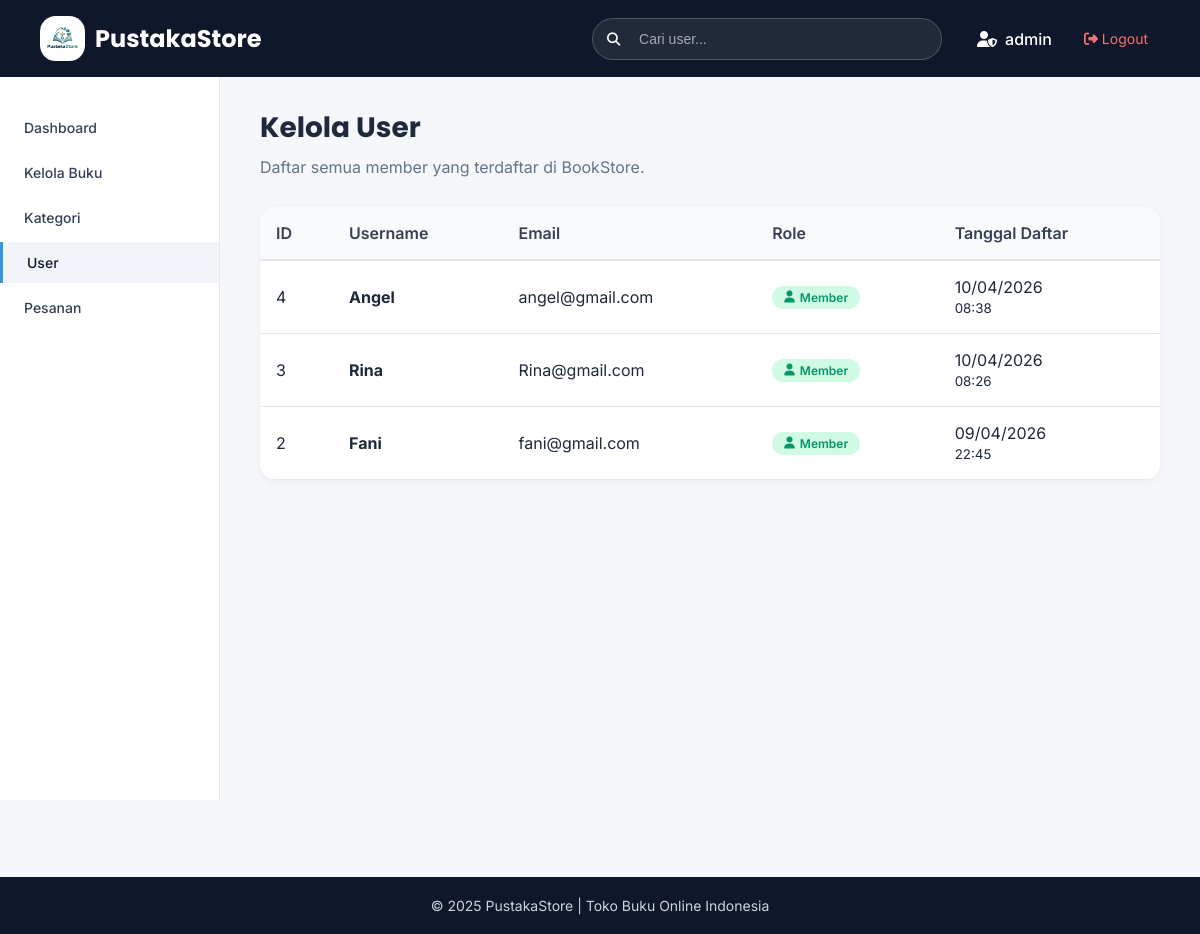
Page /admin/kelola_user.php (signed in) on the committed database.
### tables this page shows
CREATE TABLE `users` (
  `id` int(11) NOT NULL,
  `username` varchar(50) NOT NULL,
  `email` varchar(100) NOT NULL,
  `password` varchar(32) NOT NULL,
  `role` enum('admin','user') DEFAULT 'user',
  `created_at` timestamp NOT NULL DEFAULT current_timestamp(),
  `updated_at` timestamp NOT NULL DEFAULT current_timestamp() ON UPDATE current_timestamp()
);

### admin/kelola_user.php (the view, shortened to what this page needs)
<?php
include '../config/koneksi.php';
$search = isset($_GET['search']) ? mysqli_real_escape_string($koneksi, $_GET['search']) : '';
if($search) {
    $user = $koneksi->query("SELECT id, username, email, role, created_at FROM users WHERE role = 'user' AND (username LIKE '%$search%' OR email LIKE '%$search%') ORDER BY id DESC");
} else {
    $user = $koneksi->query("SELECT id, username, email, role, created_at FROM users WHERE role = 'user' ORDER BY id DESC");
}
$nama_admin = $_SESSION['username'] ?? 'Admin';
?>
<!DOCTYPE html>
<html lang="id">
<head>
    <link rel="stylesheet" href="https://cdnjs.cloudflare.com/ajax/libs/font-awesome/6.5.1/css/all.min.css">
</head>
<body>
<div class="header">
    <div class="container header-content">
        <div class="logo">
            <div class="logo-circle">
                <img src="../assets/css/images/logo_buku.png" alt="Logo">
            </div>
            <h2>PustakaStore</h2>
        </div>
        <div class="search-wrapper">
            <form method="GET">
                <button type="submit"><i class="fas fa-search"></i></button>
                <input type="text" name="search" placeholder="Cari user..." value="<?= htmlspecialchars($search) ?>">
            </form>
        </div>
        <div class="admin-info">
            <div class="admin-name">
                <i class="fas fa-user-shield"></i>
                <?= htmlspecialchars($nama_admin) ?>
            </div>
            <a href="../logout.php" class="logout-link">
                <i class="fas fa-sign-out-alt"></i> Logout
            </a>
        </div>
    </div>
</div>
<div class="wrapper">
    <div class="sidebar">
        <a href="dashboard.php">Dashboard</a>
        <a href="kelola_buku.php">Kelola Buku</a>
        <a href="kelola_kategori.php">Kategori</a>
        <a href="kelola_user.php" class="active">User</a>
        <a href="kelola_pesanan.php">Pesanan</a>
    </div>
    <div class="content">
        <h2>Kelola User</h2>
        <p>Daftar semua member yang terdaftar di BookStore.</p>
        <div class="table-container">
            <table class="table">
                <thead>
                    <tr>
                        <th>ID</th>
                        <th>Username</th>
                        <th>Email</th>
                        <th>Role</th>
                        <th>Tanggal Daftar</th>
                    </tr>
                </thead>
                <tbody>
                    <?php if($user && $user->num_rows > 0): ?>
                        <?php while($row = $user->fetch_assoc()): ?>
                        <tr>
                            <td><?= $row['id'] ?></td>
                            <td><strong><?= htmlspecialchars($row['username']) ?></strong></td>
                            <td><?= htmlspecialchars($row['email']) ?></td>
                            <td>
                                <span class="role-badge role-user">
                                    <i class="fas fa-user"></i> Member
                                </span>
                            </td>
                            <td>
                                <?= date('d/m/Y', strtotime($row['created_at'])) ?>
                                <br><small><?= date('H:i', strtotime($row['created_at'])) ?></small>
                            </td>
                        </tr>
                        <?php endwhile; ?>
                    <?php endif; ?>
                </tbody>
            </table>
        </div>
    </div>
</div>
<div class="footer">
    <div class="container">
        <div class="footer-bottom">
            <p>&copy; 2025 PustakaStore | Toko Buku Online Indonesia</p>
        </div>
    </div>
</div>
</body>
</html>

### admin/kelola_user.php (style rules this page uses)
* { margin: 0; padding: 0; box-sizing: border-box; }
body { font-family: 'Inter', sans-serif; background: #f5f7fb; color: #1e293b; }
.header { background: #0f172a; padding: 16px 0; position: sticky; top: 0; z-index: 100; }
.container { max-width: 1280px; margin: auto; padding: 0 40px; }
.header-content { display: flex; align-items: center; gap: 20px; }
.logo { display: flex; align-items: center; gap: 10px; color: white; }
.logo .logo-circle { width: 45px; height: 45px; background: white; border-radius: 35%; display: flex; align-items: center; justify-content: center; }
.logo-circle img { width: 65px; height: 65px; object-fit: contain; }
.logo h2 { font-family: 'Poppins', sans-serif; font-size: 24px; font-weight: 700; color: white; }
.search-wrapper { flex: 1; max-width: 350px; margin-left: auto; }
.search-wrapper form { display: flex; position: relative; }
.search-wrapper input { width: 100%; padding: 12px 18px 12px 46px; border-radius: 999px; border: 1px solid rgba(255,255,255,0.2); background: rgba(255,255,255,0.08); color: white; font-size: 14px; }
.search-wrapper input::placeholder { color: rgba(255,255,255,0.6); }
.search-wrapper button { position: absolute; left: 15px; top: 50%; transform: translateY(-50%); border: none; background: none; color: white; cursor: pointer; }
.admin-info { display: flex; align-items: center; gap: 20px; color: white; margin-left: 15px; }
.admin-name { font-weight: 500; display: flex; align-items: center; gap: 8px; }
.logout-link { color: #f87171; text-decoration: none; font-size: 14px; padding: 6px 12px; border-radius: 8px; transition: background 0.3s; }
.wrapper { display: flex; min-height: 100vh; }
.sidebar { width: 220px; background: white; padding: 30px 0; position: sticky; top: 77px; height: calc(100vh - 77px); overflow-y: auto; border-right: 1px solid #e5e7eb; }
.sidebar a { display: block; padding: 12px 24px; text-decoration: none; color: #334155; margin-bottom: 4px; font-weight: 500; transition: all 0.3s ease; font-size: 14px; }
.sidebar a.active { background: #f1f5f9; color: #0f172a; border-left: 3px solid #3498db; }
.content { flex: 1; padding: 30px 40px; }
.content h2 { font-family: 'Poppins', sans-serif; font-size: 28px; font-weight: 700; color: #1e293b; margin-bottom: 8px; }
.content > p { color: #64748b; margin-bottom: 30px; }
.table-container { overflow-x: auto; background: white; border-radius: 16px; box-shadow: 0 2px 8px rgba(0,0,0,0.05); }
.table { width: 100%; border-collapse: collapse; }
.table th { background: #f8fafc; padding: 16px; text-align: left; font-weight: 600; color: #374151; border-bottom: 2px solid #e5e7eb; }
.table td { padding: 16px; border-bottom: 1px solid #e5e7eb; vertical-align: middle; }
.role-badge { display: inline-flex; align-items: center; gap: 5px; padding: 4px 12px; border-radius: 20px; font-size: 12px; font-weight: 600; }
.role-user { background: #d1fae5; color: #059669; }
.footer { background: #0f172a; color: #cbd5e1; padding: 20px 0; }
.footer-bottom { text-align: center; font-size: 14px; }

### rows in the picture
users: id "4", username "Angel", email "angel@gmail.com", created_at "10/04/2026", created_at "08:38"
users: id "3", username "Rina", email "Rina@gmail.com", created_at "10/04/2026", created_at "08:26"
users: id "2", username "Fani", email "fani@gmail.com", created_at "09/04/2026", created_at "22:45"

### other values in the picture
$nama_admin "admin"
